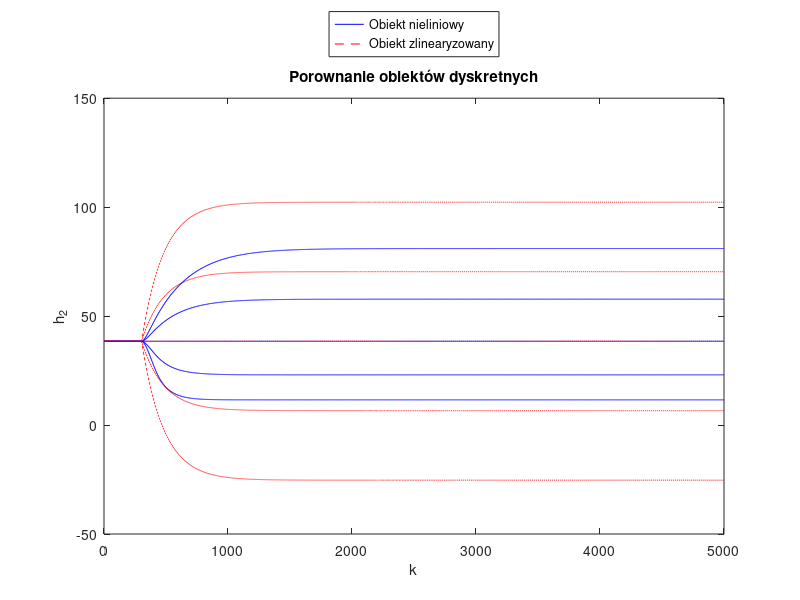

Write MATLAB code to recreate this figure.
clc;
clear all;

%Constants
A1 = 505;
C2 = 0.65;
ap1 = 23; %alfa_1
ap2 = 15; %alfa_2

%Punkt pracy
tau = 120;
h2_0 = 38.44;
h1_0 = 16.34;
F1 = 78;
FD = 15;

F10 = 78;
FD0 = 15;

%Objetośc punktu pracy
% v2_0 = h2_0^2 * C2;
% v1_0 = h1_0 * A1;

t_sym = 5000; %czas symulacji
T = 1; %krok

%warunki_początkowe
kp = tau/T + 2;
% v1(1:kp) = v1_0;
% v2(1:kp) = v2_0;
h1(1:kp) = h1_0;
h2(1:kp) = h2_0;
h1_n(1:kp) = h1_0;
h2_n(1:kp) = h2_0;
F1in(1:T:t_sym/T) = F1;
FDc(1:T:t_sym/T) = FD;
figure;

for P = 36:21:120
    h2(1:kp) = h2_0;
    h1(1:kp) = h1_0;
    h1_n(1:kp) = h1_0;
    h2_n(1:kp) = h2_0;
    for k = kp:t_sym/T
        if k/T > 180
            F1in(k) = P;
        end
        %Obiekt zlinearyzowany
          h1(k) = h1(k-1) + T*(F1in(k-1-(tau/T)) + FDc(k-1) - ap1 * (sqrt(h1_0) + (h1(k-1) - h1_0)/(2*sqrt(h1_0))))/A1;
          h2(k) = h2(k-1) + T*((ap1 * sqrt(h1_0) - ap2 * sqrt(h2_0))/(2*C2*h2_0)   +    ap1*(h1(k-1) - h1_0)/(4*C2*(sqrt(h1_0)))    -   ap2*(h2(k-1) - h2_0)/(4*C2*(nthroot((h2_0 * h2_0),3))));
        %Obiekt nieliniowy
          h1_n(k) = h1_n(k-1) + T*(F1in(k-1-(tau/T)) + FDc(k-1) - ap1 * sqrt(h1_n(k-1)))/A1;
          h2_n(k) = h2_n(k-1) + T*(ap1 * sqrt(h1_n(k-1)) - ap2 * sqrt(h2_n(k-1)))/(2*C2*h2_n(k-1));
    end
    stairs((1:k),h2_n,"b")
    hold on
    stairs((1:k),h2,"--r");
    clear h2
    clear h1
    clear h2_n
    clear h1_n
end
xlabel("k"); ylabel("h_2");
title("Porownanie obiektów dyskretnych")
legend("Obiekt nieliniowy","Obiekt zlinearyzowany","Location","northoutside")
%print('h1_h2_niel.png','-dpng','-r400')